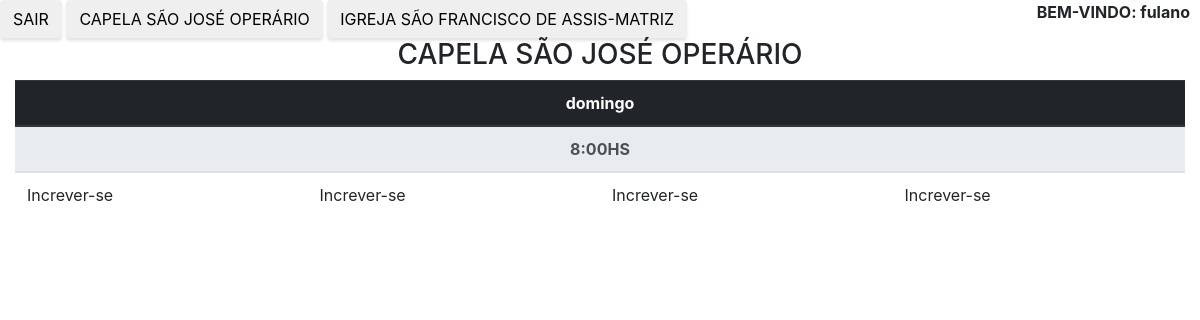
The app's page /?pag=1&opcao=1 (signed in) with its own data.
### tables this page shows
CREATE TABLE `escala_igreja` (
  `segunda_manha1` varchar(20) NOT NULL,
  `segunda_manha2` varchar(20) NOT NULL,
  `segunda_noite1` varchar(20) NOT NULL,
  `segunda_noite2` varchar(20) NOT NULL,
  `terca_manha1` varchar(20) NOT NULL,
  `terca_manha2` varchar(20) NOT NULL,
  `terca_noite1` varchar(20) NOT NULL,
  `terca_noite2` varchar(20) NOT NULL,
  `quarta_manha1` varchar(20) NOT NULL,
  `quarta_manha2` varchar(20) NOT NULL,
  `quarta_noite1` varchar(20) NOT NULL,
  `quarta_noite2` varchar(20) NOT NULL,
  `quinta_manha1` varchar(20) NOT NULL,
  `quinta_manha2` varchar(20) NOT NULL,
  `quinta_noite1` varchar(20) NOT NULL,
  `quinta_noite2` varchar(20) NOT NULL,
  `sexta_manha1` varchar(20) NOT NULL,
  `sexta_manha2` varchar(20) NOT NULL,
  `sexta_noite1` varchar(20) NOT NULL,
  `sexta_noite2` varchar(20) NOT NULL,
  `sabado_manha1` varchar(20) NOT NULL,
  `sabado_manha2` varchar(20) NOT NULL,
  `sabado_noite1` varchar(20) NOT NULL,
  `sabado_noite2` varchar(20) NOT NULL,
  `sabado_noite3` varchar(20) NOT NULL,
  `sabado_noite4` varchar(20) NOT NULL,
  `domingo_manhaA1` varchar(20) NOT NULL,
  `domingo_manhaA2` varchar(20) NOT NULL,
  `domingo_manhaA3` varchar(20) NOT NULL,
  `domingo_manhaA4` varchar(20) NOT NULL,
  `domingo_manhaB1` varchar(20) NOT NULL,
  `domingo_manhaB2` varchar(20) NOT NULL,
  `domingo_manhaB3` varchar(20) NOT NULL,
  `domingo_manhaB4` varchar(30) NOT NULL,
  `domingo_tarde1` varchar(20) NOT NULL,
  `domingo_tarde2` varchar(20) NOT NULL,
  `domingo_tarde3` varchar(20) NOT NULL,
  `domingo_tarde4` varchar(30) NOT NULL,
  `domingo_noite1` varchar(20) NOT NULL,
  `domingo_noite2` varchar(20) NOT NULL,
  `domingo_noite3` varchar(30) NOT NULL,
  `domingo_noite4` varchar(30) NOT NULL,
  `domingo_capela1` varchar(30) NOT NULL,
  `domingo_capela2` varchar(30) NOT NULL,
  `domingo_capela3` varchar(30) NOT NULL,
  `domingo_capela4` varchar(30) NOT NULL,
  `mes` varchar(2) NOT NULL,
  `id` int(11) NOT NULL
);

### tabela_capela.php (the view)
<?php
	$sql= "SELECT * FROM escala_igreja ";
	$result = mysqli_query($conn,$sql);
	$row =  mysqli_fetch_assoc($result);
	$domingo_capela1 =@$row['domingo_capela1']?"<a href='crud.php?ok_escala=true&domingo_capela1=false'>".$row['domingo_capela1']."</a>":"<a href='crud.php?ok_escala=true&domingo_capela1=true'>Increver-se</a>";
	$domingo_capela2 =@$row['domingo_capela2']?"<a href='crud.php?ok_escala=true&domingo_capela2=false'>".$row['domingo_capela2']."</a>":"<a href='crud.php?ok_escala=true&domingo_capela2=true'>Increver-se</a>";
	$domingo_capela3 =@$row['domingo_capela3']?"<a href='crud.php?ok_escala=true&domingo_capela3=false'>".$row['domingo_capela3']."</a>":"<a href='crud.php?ok_escala=true&domingo_capela3=true'>Increver-se</a>";
	$domingo_capela4 =@$row['domingo_capela4']?"<a href='crud.php?ok_escala=true&domingo_capela4=false'>".$row['domingo_capela4']."</a>":"<a href='crud.php?ok_escala=true&domingo_capela4=true'>Increver-se</a>";
	 $sql= "SELECT presenca FROM inscrever WHERE presenca != '2' AND cpf='".@$_SESSION['cpf']."' ";
	$result1 = mysqli_query($conn,$sql);
	$row1 =  mysqli_fetch_assoc($result1);
	if(isset($row1['presenca'])){
		$domingo_capela1 =@$row['domingo_capela1']?$row['domingo_capela1']:"Increver-se";
		$domingo_capela2 =@$row['domingo_capela2']?$row['domingo_capela2']:"Increver-se";
		$domingo_capela3 =@$row['domingo_capela3']?$row['domingo_capela3']:"Increver-se";
		$domingo_capela4 =@$row['domingo_capela4']?$row['domingo_capela4']:"Increver-se";
	}
	echo $tabela=	"
	<h3 align='center'>CAPELA SÃO JOSÉ OPERÁRIO</h3>
		<div class='container-fluid '>
	<table class='table'align='center'>
		    	<thead class='thead-dark'>
		    		<tr align='center'>
		    		<th colspan='12'>domingo</th>
		    		</tr>
		    	</thead>
		    	 <thead class='thead-light'>
		    		<tr align='center'>
		    		<th colspan='12'>8:00HS</th>
		    		</tr>
		    	</thead>
		    	 <tr>
			      <td colspan='3'> $domingo_capela1</td>
			      <td colspan='3'> $domingo_capela2</td>
			      <td colspan='3'> $domingo_capela3</td>
			      <td colspan='3'> $domingo_capela4</td>
			    </tr>
		</table>
		</div>";
?>

### css/style.css (style rules this page uses)
body { background-image: ; transition: background 2s linear, border 3s; margin: 0; padding: 0; height: 100vh; }

### records on screen
escala_igreja: domingo_capela1 "Increver-se", domingo_capela2 "Increver-se", domingo_capela3 "Increver-se", domingo_capela4 "Increver-se"
